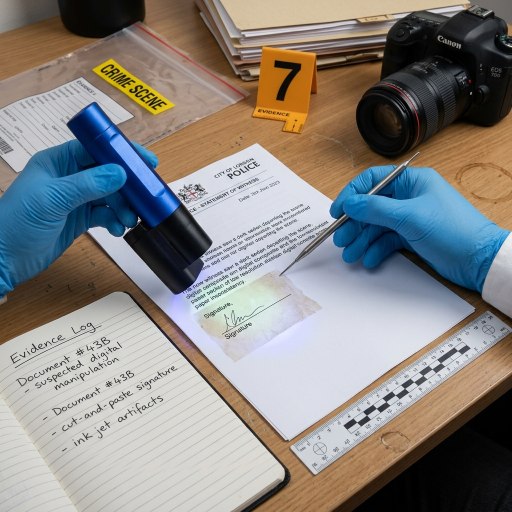
#> input picture poc-multimedia/assets/original.png, 1024 x 1024 px (shown at 1/2 size)
$ python -i noise.py   (imports and definitions only)   (older library calls are emulated)
#> lines starting #> are read from the running program, lines starting #| are printed output that depends on the picture
from pathlib import Path
import cv2
import numpy as np
import gc

# Límite máximo para no procesar imágenes enormes en RAM
MAX_DIMENSION = 1920


def analyze_noise(filepath: Path) -> dict:
    """
    Analiza el ruido de la imagen.

    Retorna:
    - Nivel de ruido
    - Varianza Laplaciana (nitidez)
    - Desviación estándar
    - Media
    """
    image = None
    gray = None
    blur = None
    noise = None
    laplacian = None

    try:
        image = cv2.imread(str(filepath))
#> image is the input picture: shape (1024, 1024, 3); mean B, G, R 130.2, 133.5, 135.9

        if image is None:
            raise Exception("No fue posible abrir la imagen con OpenCV.")

        # Redimensionar si es muy grande para ahorrar RAM
        h, w = image.shape[:2]
#> h = 1024; w = 1024
        if max(h, w) > MAX_DIMENSION:
            scale = MAX_DIMENSION / max(h, w)
            image = cv2.resize(image, (int(w * scale), int(h * scale)), interpolation=cv2.INTER_AREA)

        gray = cv2.cvtColor(image, cv2.COLOR_BGR2GRAY)
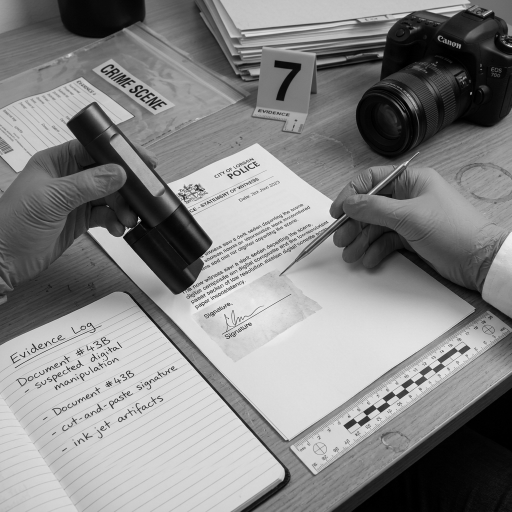
#> gray: shape (1024, 1024) (shown at 1/2 size); min 0, max 255, mean 133.9

        # Liberar imagen a color
        del image
        image = None

        # -----------------------------
        # Ruido estimado
        # -----------------------------
        blur = cv2.GaussianBlur(gray, (3, 3), 0)
        noise = cv2.absdiff(gray, blur)
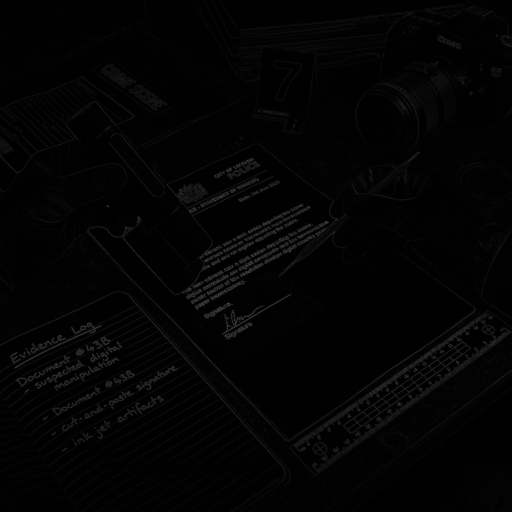
#> noise: shape (1024, 1024) (shown at 1/2 size); min 0, max 116, mean 3.2

        noise_mean = float(np.mean(noise))
#> noise_mean = 3.21
        noise_std = float(np.std(noise))
#> noise_std = 7.76
        noise_max = int(np.max(noise))
#> noise_max = 116
        noise_min = int(np.min(noise))
#> noise_min = 0

        # Liberar blur y noise
        del blur, noise
        blur = noise = None

        # -----------------------------
        # Nitidez
        # -----------------------------
        laplacian = cv2.Laplacian(gray, cv2.CV_64F)
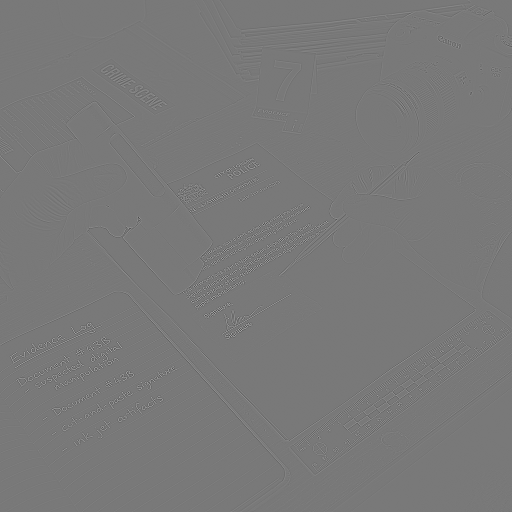
#> laplacian: shape (1024, 1024) float64 (shown at 1/2 size); min -561, max 620, mean 0; drawn with min black and max white
        laplacian_variance = float(laplacian.var())
#> laplacian_variance = 1884.7

        # -----------------------------
        # Clasificación simple
        # -----------------------------
        if laplacian_variance < 80:
            sharpness = "Muy baja"
        elif laplacian_variance < 150:
            sharpness = "Baja"
        elif laplacian_variance < 350:
            sharpness = "Media"
        else:
            sharpness = "Alta"

        return {
            "success": True,
            "noise": {
                "mean": round(noise_mean, 2),
                "std": round(noise_std, 2),
                "min": noise_min,
                "max": noise_max,
            },
            "sharpness": {
                "laplacian_variance": round(laplacian_variance, 2),
                "classification": sharpness,
            },
        }
    except Exception as e:
        return {
            "success": False,
            "error": f"Error al analizar ruido: {str(e)}"
        }
    finally:
        # Liberar todos los arrays
        for arr in [laplacian, noise, blur, gray, image]:
            if arr is not None:
                del arr
#> this loop made 5 passes
        gc.collect()

>>> result = analyze_noise('../../../poc-multimedia/assets/original.png')
